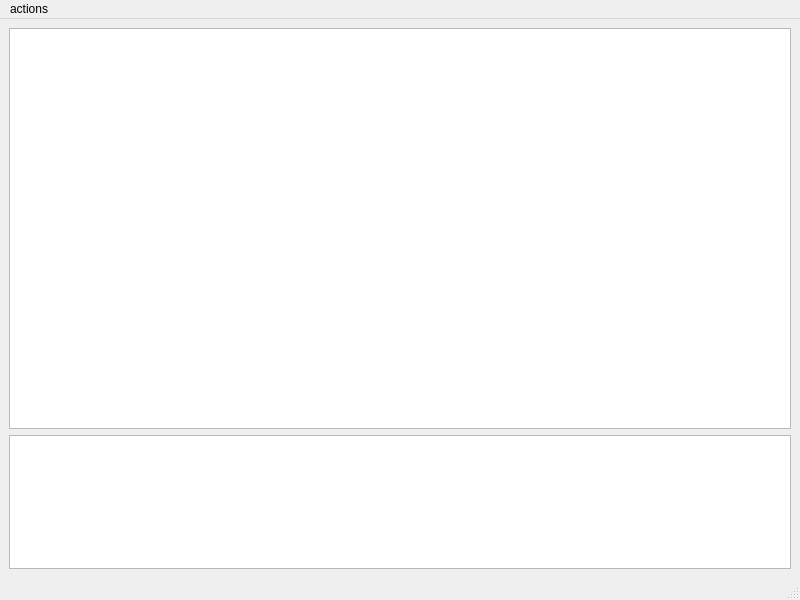
<?xml version="1.0" encoding="UTF-8"?>
<ui version="4.0">
 <class>MainWindow</class>
 <widget class="QMainWindow" name="MainWindow">
  <property name="geometry">
   <rect>
    <x>0</x>
    <y>0</y>
    <width>800</width>
    <height>600</height>
   </rect>
  </property>
  <property name="windowTitle">
   <string>MainWindow</string>
  </property>
  <widget class="QWidget" name="centralwidget">
   <layout class="QGridLayout" name="gridLayout">
    <item row="0" column="0">
     <layout class="QVBoxLayout" name="verticalLayout" stretch="3,1">
      <item>
       <widget class="QGraphicsView" name="graphicsView"/>
      </item>
      <item>
       <widget class="QTextBrowser" name="textBrowser"/>
      </item>
     </layout>
    </item>
   </layout>
  </widget>
  <widget class="QMenuBar" name="menubar">
   <property name="geometry">
    <rect>
     <x>0</x>
     <y>0</y>
     <width>800</width>
     <height>23</height>
    </rect>
   </property>
   <widget class="QMenu" name="menuactions">
    <property name="title">
     <string>actions</string>
    </property>
    <addaction name="actionfirsttest"/>
    <addaction name="actionTestbanana"/>
    <addaction name="actiontestbanana_xy"/>
    <addaction name="actiontestehisto1"/>
    <addaction name="actiontestehisto2"/>
   </widget>
   <addaction name="menuactions"/>
  </widget>
  <widget class="QStatusBar" name="statusbar"/>
  <action name="actionfirsttest">
   <property name="text">
    <string>firsttest</string>
   </property>
  </action>
  <action name="actionTestbanana">
   <property name="text">
    <string>Testbanana</string>
   </property>
  </action>
  <action name="actiontestbanana_xy">
   <property name="text">
    <string>testbanana+xy</string>
   </property>
  </action>
  <action name="actiontestehisto1">
   <property name="text">
    <string>testehisto1</string>
   </property>
  </action>
  <action name="actiontestehisto2">
   <property name="text">
    <string>testehisto2</string>
   </property>
  </action>
 </widget>
 <resources/>
 <connections/>
</ui>
